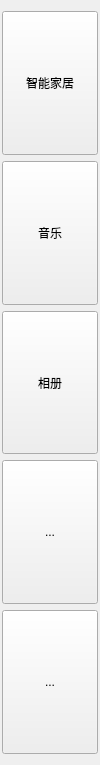
     <widget class="QWidget" name="left_widget" native="true">
      <property name="geometry">
       <rect>
        <x>0</x>
        <y>0</y>
        <width>100</width>
        <height>765</height>
       </rect>
      </property>
      <property name="sizePolicy">
       <sizepolicy hsizetype="Preferred" vsizetype="Preferred">
        <horstretch>100</horstretch>
        <verstretch>0</verstretch>
       </sizepolicy>
      </property>
      <property name="minimumSize">
       <size>
        <width>100</width>
        <height>765</height>
       </size>
      </property>
      <property name="maximumSize">
       <size>
        <width>100</width>
        <height>765</height>
       </size>
      </property>
      <layout class="QVBoxLayout" name="verticalLayout">
       <property name="leftMargin">
        <number>2</number>
       </property>
       <property name="rightMargin">
        <number>2</number>
       </property>
       <item>
        <widget class="QPushButton" name="statusBtn">
         <property name="sizePolicy">
          <sizepolicy hsizetype="Preferred" vsizetype="Preferred">
           <horstretch>0</horstretch>
           <verstretch>0</verstretch>
          </sizepolicy>
         </property>
         <property name="text">
          <string>智能家居</string>
         </property>
        </widget>
       </item>
       <item>
        <widget class="QPushButton" name="musicBtn">
         <property name="sizePolicy">
          <sizepolicy hsizetype="Preferred" vsizetype="Preferred">
           <horstretch>0</horstretch>
           <verstretch>0</verstretch>
          </sizepolicy>
         </property>
         <property name="text">
          <string>音乐</string>
         </property>
        </widget>
       </item>
       <item>
        <widget class="QPushButton" name="photoBtn">
         <property name="sizePolicy">
          <sizepolicy hsizetype="Preferred" vsizetype="Preferred">
           <horstretch>0</horstretch>
           <verstretch>0</verstretch>
          </sizepolicy>
         </property>
         <property name="text">
          <string>相册</string>
         </property>
        </widget>
       </item>
       <item>
        <widget class="QPushButton" name="mqttBtn">
         <property name="sizePolicy">
          <sizepolicy hsizetype="Preferred" vsizetype="Preferred">
           <horstretch>0</horstretch>
           <verstretch>0</verstretch>
          </sizepolicy>
         </property>
         <property name="text">
          <string>...</string>
         </property>
        </widget>
       </item>
       <item>
        <widget class="QPushButton" name="uartBtn">
         <property name="sizePolicy">
          <sizepolicy hsizetype="Preferred" vsizetype="Preferred">
           <horstretch>0</horstretch>
           <verstretch>0</verstretch>
          </sizepolicy>
         </property>
         <property name="text">
          <string>...</string>
         </property>
        </widget>
       </item>
      </layout>
     </widget>
